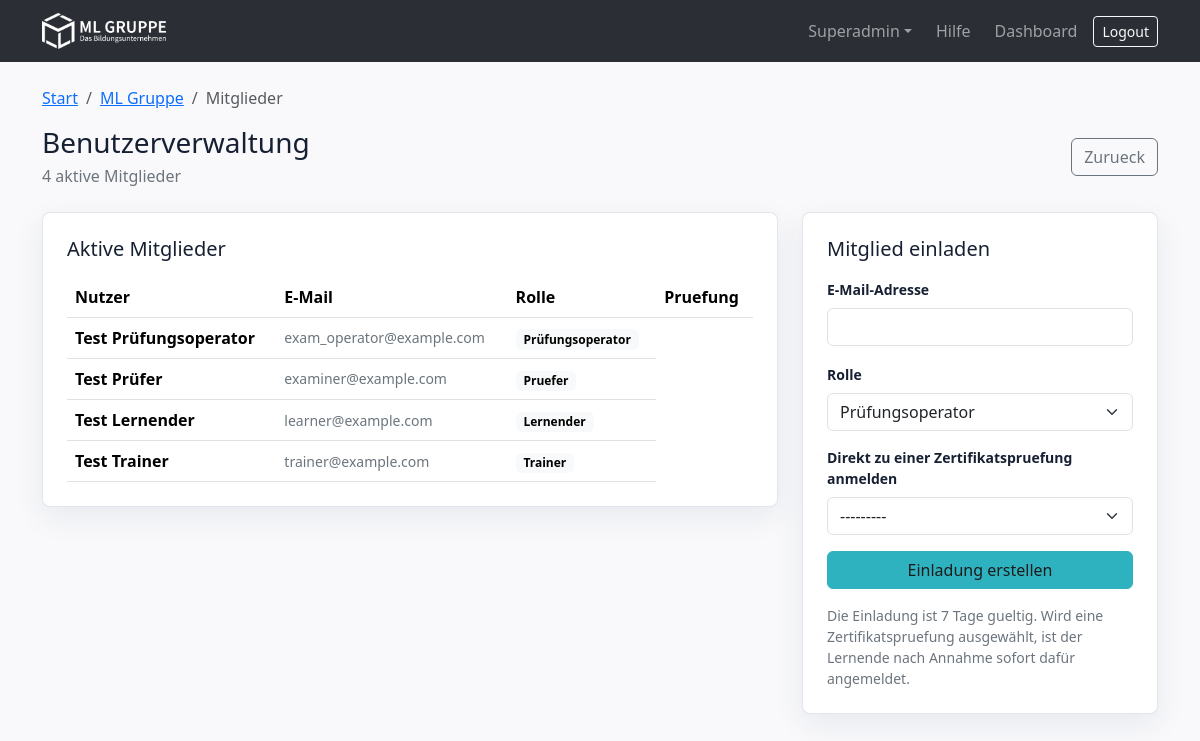
Page /verwaltung/benutzer/ (signed in) on the committed database.
### apps/organisations/models.py (models this page shows, shortened)
class Organisation(models.Model):
    name = models.CharField(max_length=200)
    slug = models.SlugField(unique=True)
    logo = models.ImageField(upload_to="logos/", blank=True)
    kontakt_email = models.EmailField()
    website = models.URLField(blank=True)
    weiterleitungs_url = models.URLField(
        blank=True,
        verbose_name="Weiterleitungs-URL",
        help_text="Optionale externe oder alte URL, die auf die Mandanten-Startseite weiterleitet.",
    )
    lizenz_typ = models.CharField(max_length=20, choices=LizenzTyp.choices, default=LizenzTyp.BASIC)
    max_nutzer = models.PositiveIntegerField(default=50)
    max_kurse = models.PositiveIntegerField(default=10)
    ist_demo_organisation = models.BooleanField(default=False, verbose_name="Demo-Organisation")
    demo_inhalte_startbestand = models.PositiveIntegerField(default=0, editable=False)
    aktiv = models.BooleanField(default=True)
    erstellt_am = models.DateTimeField(auto_now_add=True)
    class Meta:
        ordering = ["name"]
        verbose_name = "Organisation"
        verbose_name_plural = "Organisationen"

### apps/accounts/models.py (models this page shows, shortened)
class UserProfile(models.Model):
    nutzer = models.ForeignKey(User, on_delete=models.CASCADE, related_name="profile")
    organisation = models.ForeignKey("organisations.Organisation", on_delete=models.CASCADE)
    rolle = models.CharField(max_length=20, choices=Rolle.choices)
    eingeladen_am = models.DateTimeField(auto_now_add=True)
    aktiv = models.BooleanField(default=True)
    class Meta:
        constraints = [
            models.UniqueConstraint(
                fields=["nutzer", "organisation", "rolle"],
                name="unique_user_organisation_role",
            )
        ]
        verbose_name = "Benutzerprofil"
        verbose_name_plural = "Benutzerprofile"

class User(AbstractUser):
    avatar = models.ImageField(upload_to="avatars/", blank=True)
    bio = models.TextField(blank=True)
    bevorzugte_sprache = models.CharField(max_length=10, default="de")
    geburtsdatum = EncryptedCharField(blank=True, verbose_name="Geburtsdatum")
    geburtsort = EncryptedCharField(blank=True, verbose_name="Geburtsort")
    erstellt_am = models.DateTimeField(auto_now_add=True)

### apps/organisations/views.py (the view)
# urls.py: path("verwaltung/benutzer/", system_view(OrgMemberListView.as_view()), name="system_members"),
class OrgMemberListView(LoginRequiredMixin, ListView):
    template_name = "organisations/members.html"
    context_object_name = "mitglieder"
    def dispatch(self, request, *args, **kwargs):
        if settings.SINGLE_SYSTEM_MODE and request.path.startswith("/organisationen/"):
            raise Http404("Organisationsverwaltung ist im Einzelsystem zentralisiert.")
        self.org = _get_org_for_inviter(request, kwargs["slug"])
        return super().dispatch(request, *args, **kwargs)
    def get_queryset(self):
        return UserProfile.objects.filter(
            organisation=self.org, aktiv=True
        ).select_related("nutzer").order_by("rolle", "nutzer__username")
    def get_context_data(self, **kwargs):
        context = super().get_context_data(**kwargs)
        context["org"] = self.org
        context["ist_trainer_einladender"] = _ist_trainer_ohne_org_admin(self.request.user, self.org)
        context["einladung_form"] = EinladungForm(
            organisation=self.org, ist_trainer=context["ist_trainer_einladender"]
        )
        context["offene_einladungen"] = Einladung.objects.filter(
            organisation=self.org, akzeptiert_am__isnull=True
        ).order_by("-erstellt_am")
        return context

### apps/organisations/single_system.py (called while the page is built)
def system_organisation():
    slug = getattr(settings, "SINGLE_SYSTEM_ORGANISATION_SLUG", "ml-gruppe")
    organisation, _ = Organisation.objects.get_or_create(
        slug=slug,
        defaults={
            "name": getattr(settings, "SINGLE_SYSTEM_BRAND_NAME", "ML Gruppe"),
            "kontakt_email": getattr(settings, "DEFAULT_FROM_EMAIL", "noreply@example.com"),
        },
    )
    return organisation

def system_view(view):
    @wraps(view)
    def wrapped(request, *args, **kwargs):
        kwargs.setdefault("slug", system_organisation().slug)
        return view(request, *args, **kwargs)
    return wrapped

### apps/organisations/views.py (called while the page is built)
def _get_org_for_inviter(request, slug):
    if request.user.is_superuser or (request.user.is_authenticated and request.user.groups.filter(name=Rolle.SUPERADMIN).exists()):
        return get_object_or_404(Organisation, slug=slug)
    org_ids = request.user.profile.filter(
        rolle__in=[Rolle.ORG_ADMIN, Rolle.TRAINER], aktiv=True
    ).values_list("organisation_id", flat=True)
    return get_object_or_404(Organisation, slug=slug, id__in=org_ids)

def _ist_trainer_ohne_org_admin(user, org):
    return not user.is_superuser and user.profile.filter(
        organisation=org, rolle=Rolle.TRAINER, aktiv=True
    ).exists() and not user.profile.filter(
        organisation=org, rolle=Rolle.ORG_ADMIN, aktiv=True
    ).exists()

### apps/payments/services.py (called while the page is built)
def payments_enabled():
    if not getattr(settings, "PAYMENTS_ENABLED", True):
        return False
    if getattr(settings, "SINGLE_SYSTEM_MODE", False) and not getattr(settings, "PAYMENTS_ALLOW_SINGLE_SYSTEM", False):
        return False
    return True

### apps/security/crypto.py (called while the page is built, shortened)
def decrypt_text(value):
    if value in (None, ""):
        return value

### apps/security/fields.py (called while the page is built)
    def from_db_value(self, value, expression, connection):
        return decrypt_text(value)

    def get_internal_type(self):
        return "TextField"

### templates/organisations/members.html (shortened to what this page needs)
{% extends "base.html" %}
{% block breadcrumbs %}
<nav aria-label="breadcrumb">
    <ol class="breadcrumb">
        <li class="breadcrumb-item"><a href="{% url 'home' %}">Start</a></li>
        <li class="breadcrumb-item"><a href="{% url 'dashboard' %}">{{ org.name }}</a></li>
        <li class="breadcrumb-item active" aria-current="page">Mitglieder</li>
    </ol>
</nav>
{% endblock %}
{% block content %}
<div class="d-flex justify-content-between align-items-center mb-4">
    <div>
        <h1 class="h3 mb-1">Benutzerverwaltung</h1>
        <p class="text-secondary mb-0">
            {{ mitglieder|length }} aktive Mitglieder
        </p>
    </div>
    <a class="btn btn-outline-secondary" href="{% url 'dashboard' %}">Zurueck</a>
</div>
<div class="row g-4">
    <div class="col-lg-8">
        <div class="aboro-panel mb-4">
            <h2 class="h5 mb-3">Aktive Mitglieder</h2>
            <div class="table-responsive">
                <table class="table align-middle mb-0">
                    <thead>
                    <tr>
                        <th>Nutzer</th>
                        <th>E-Mail</th>
                        <th>Rolle</th>
                        <th>Pruefung</th>
                    </tr>
                    </thead>
                    <tbody>
                    {% for m in mitglieder %}
                        <tr>
                            <td class="fw-semibold">{{ m.nutzer.get_full_name|default:m.nutzer.username }}</td>
                            <td class="small text-secondary">{{ m.nutzer.email }}</td>
                            <td><span class="badge text-bg-light">{{ m.get_rolle_display }}</span></td>
                        </tr>
                    {% empty %}
                        <tr><td colspan="3" class="text-secondary">Keine Mitglieder.</td></tr>
                    {% endfor %}
                    </tbody>
                </table>
            </div>
        </div>
    </div>
    <div class="col-lg-4">
        <div class="aboro-panel">
            <h2 class="h5 mb-3">{% if ist_trainer_einladender %}Teilnehmer zur Pruefung einladen{% else %}Mitglied einladen{% endif %}</h2>
            {% if org.max_nutzer and mitglieder|length >= org.max_nutzer %}
                <div class="alert alert-warning small">
                    Nutzerlimit ({{ org.max_nutzer }}) erreicht.
                    Bitte upgraden Sie Ihre Lizenz um weitere Mitglieder einzuladen.
                </div>
            {% else %}
                <form method="post" action="{% url 'system_invite' %}" novalidate>
                    {% for field in einladung_form %}
                        <div class="mb-3">
                            <label class="form-label fw-semibold small" for="{{ field.id_for_label }}">{{ field.label }}</label>
                            {{ field }}
                        </div>
                    {% endfor %}
                    <button class="btn btn-aboro w-100" type="submit">Einladung erstellen</button>
                </form>
                <p class="text-secondary small mt-3 mb-0">
                    Die Einladung ist 7 Tage gueltig. Wird eine Zertifikatspruefung ausgewählt,
                    ist der Lernende nach Annahme sofort dafür angemeldet.
                </p>
            {% endif %}
        </div>
    </div>
</div>
{% endblock %}

### static/css/aborolms.css (style rules this page uses)
:root { --aboro-blue: #0c437b; --aboro-blue-dark: #2b2e34; --aboro-orange: #2fb2bf; --aboro-bg: #f9f9fb; }
body { background: var(--aboro-bg); color: #172033; }
.btn-aboro { --bs-btn-bg: var(--aboro-orange); --bs-btn-border-color: var(--aboro-orange); --bs-btn-color: #1b1b1b; --bs-btn-hover-bg: #dc7814; --bs-btn-hover-border-color: #dc7814; --bs-btn-hover-color: #111; }
.aboro-panel { background: #fff; border: 1px solid rgba(18, 49, 95, 0.12); border-radius: 8px; box-shadow: 0 10px 30px rgba(18, 49, 95, 0.08); padding: 1.5rem; }

### rows in the picture
Organisation: name "ML Gruppe"
UserProfile: nutzer.get_full_name "Test Prüfungsoperator", nutzer.email "exam_operator@example.com", rolle "Prüfungsoperator"
UserProfile: nutzer.get_full_name "Test Prüfer", nutzer.email "examiner@example.com", rolle "Pruefer"
UserProfile: nutzer.get_full_name "Test Lernender", nutzer.email "learner@example.com", rolle "Lernender"
UserProfile: nutzer.get_full_name "Test Trainer", nutzer.email "trainer@example.com", rolle "Trainer"

### other values in the picture
{{ mitglieder|length }} "4"
{{ field.label }} "E-Mail-Adresse" "Rolle" "Direkt zu einer Zertifikatspruefung anmelden"
